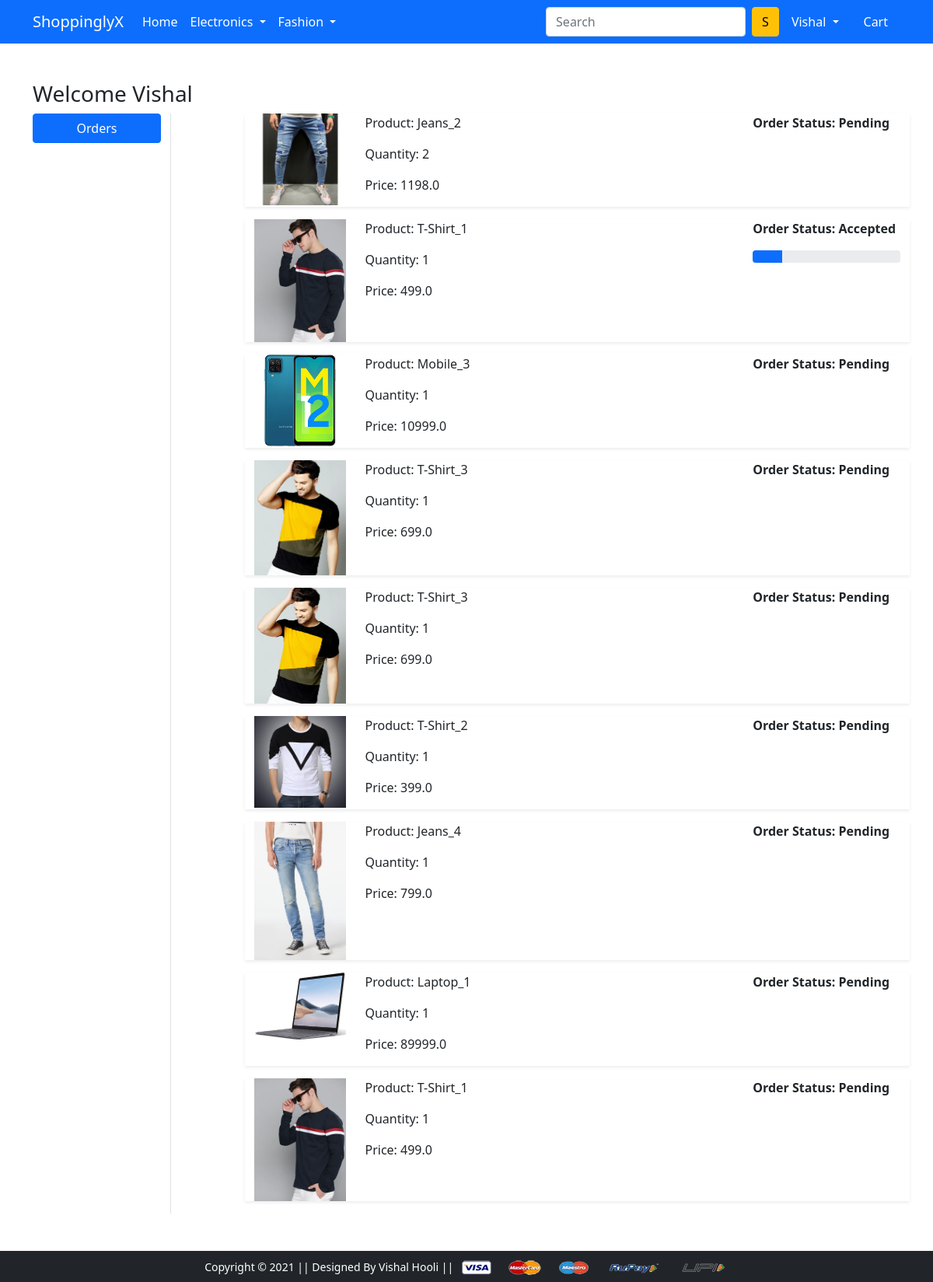
The app's page /orders/ (signed in) with its own data.
### app/models.py (models this page shows, shortened)
class OrderPlaced(models.Model):
    user = models.ForeignKey(User, on_delete=models.CASCADE)
    customer = models.ForeignKey(Customer, on_delete=models.CASCADE)
    product = models.ForeignKey(Product, on_delete=models.CASCADE)
    quantity = models.PositiveIntegerField(default=1)
    ordered_date = models.DateTimeField(auto_now_add=True)
    status = models.CharField(max_length=50, choices=STATUS_CHOICES, default='Pending')
    @property
    def total_cost(self):
        return self.quantity * self.product.discounted_price

class Product(models.Model):
    title = models.CharField(max_length=100)
    selling_price = models.FloatField()
    discounted_price = models.FloatField()
    description = models.TextField()
    brand = models.CharField(max_length=100)
    category = models.CharField(choices=CATEGORY_CHOICES, max_length=2)
    product_image = models.ImageField(upload_to='product_img')

### app/views.py (the view)
# urls.py: path('orders/', views.orders, name='orders'),
@login_required
def orders(request):
    op = OrderPlaced.objects.filter(user=request.user)
    return render(request, 'app/orders.html', {'order_placed':op})

### app/templates/app/orders.html (shortened to what this page needs)
{% extends 'app/base.html' %}
{% load static %}
{% block main-content %}
<div class="container my-5">
 <div class="row">
 <h3>Welcome <span class="text-capitalize">{{request.user}}</span></h3>
  <div class="col-sm-2 border-end">
   <ul class="list-unstyled">
    <li class="d-grid"><a href="{% url 'orders' %}" class="btn btn-primary">Orders</a></li>
   </ul>
  </div>
  <div class="col-sm-9 offset-sm-1">
  {% for op in order_placed %}
   <div class="row shadow-sm mb-3">
    <div class="col-sm-2"><img src="{{op.product.product_image.url}}" alt="" srcset="" class="img-fluid" height="150" width="150"></div>
    <div class="col-sm-7">
        <p>Product: {{op.product.title}}</p>
        <p>Quantity: {{op.quantity}}</p>
        <p>Price: {{op.total_cost}}</p>
    </div>
    <div class="col-sm-3 fw-bold">
        <p>Order Status: {{op.status}}</p>
        {% if op.status == 'Accepted' %}
        <div class="progress">
            <div class="progress-bar" role="progressbar" style="width: 20%" aria-valuenow="20" aria-valuemin="0" aria-valuemax="100"></div>
        </div>
        {% endif %}
    </div>
   </div>
   {% endfor %}
  </div>
 </div>
</div>
{% endblock main-content %}

### app/templates/app/base.html (shortened to what this page needs)
<!doctype html>
{% load static %}
<html lang="en">
  <head>
    <link href="https://cdn.jsdelivr.net/npm/bootstrap@5.0.0-beta1/dist/css/bootstrap.min.css" rel="stylesheet">
    <link rel="stylesheet" href="{% static 'app/css/owl.carousel.min.css' %}">
    <link rel="stylesheet" href="{% static 'app/css/all.min.css' %}">
    <link rel="stylesheet" href="{% static 'app/css/style.css' %}">
  </head>
  <body>
    <nav class="navbar navbar-expand-lg navbar-dark bg-primary">
     <div class="container">
       <a class="navbar-brand" href="/">ShoppinglyX</a>
       <div class="collapse navbar-collapse" id="navbarSupportedContent">
         <ul class="navbar-nav me-auto mb-2 mb-lg-0">
           <li class="nav-item">
             <a class="nav-link active" aria-current="page" href="/">Home</a>
           </li>
           <li class="nav-item dropdown">
             <a class="nav-link dropdown-toggle text-white" href="#" id="electronicsDropdown" role="button" data-bs-toggle="dropdown" aria-expanded="false">
               Electronics
             </a>
           </li>
           <li class="nav-item dropdown">
             <a class="nav-link dropdown-toggle text-white" href="#" id="fashionDropdown" role="button" data-bs-toggle="dropdown" aria-expanded="false">
               Fashion
             </a>
           </li>
         </ul>
         <form class="d-flex">
           <input class="form-control me-2" type="search" placeholder="Search" aria-label="Search">
           <button class="btn btn-warning" type="submit">S</button>
         </form>
         <div>
          <ul class="navbar-nav me-auto mb-2 mb-lg-0">
            {% if request.user.is_authenticated %}
           <li class="nav-item dropdown mx-2">
              <a class="nav-link dropdown-toggle text-white" href="#" id="profileDropdown" role="button" data-bs-toggle="dropdown" aria-expanded="false">
                <span class="text-capitalize">{{request.user}}</span>
              </a>
            </li>
            <li class="nav-item mx-2">
             <a href="{% url 'showcart' %}" class="nav-link text-white"> Cart </a>
            </li>
            {% endif %}
          </ul>
         </div>
       </div>
     </div>
    </nav>
    {% block main-content %} {% endblock main-content %}
    <footer class="container-fluid bg-dark text-center p-2 mt-5">
        <small class="text-white">Copyright &copy; 2021 || Designed By Vishal Hooli || </small>
        <img src="{% static 'app/images/payment.png' %}" alt="" srcset="" class="img-fluid" height="2px">
    </footer>
  </body>
</html>

### records on screen
OrderPlaced: product.product_image (picture), product "Jeans_2", quantity "2", total_cost "1198.0", status "Pending"
OrderPlaced: product.product_image (picture), product "T-Shirt_1", quantity "1", total_cost "499.0", status "Accepted"
OrderPlaced: product.product_image (picture), product "Mobile_3", quantity "1", total_cost "10999.0", status "Pending"
OrderPlaced: product.product_image (picture), product "T-Shirt_3", quantity "1", total_cost "699.0", status "Pending"
OrderPlaced: product.product_image (picture), product "T-Shirt_3", quantity "1", total_cost "699.0", status "Pending"
OrderPlaced: product.product_image (picture), product "T-Shirt_2", quantity "1", total_cost "399.0", status "Pending"
OrderPlaced: product.product_image (picture), product "Jeans_4", quantity "1", total_cost "799.0", status "Pending"
OrderPlaced: product.product_image (picture), product "Laptop_1", quantity "1", total_cost "89999.0", status "Pending"
OrderPlaced: product.product_image (picture), product "T-Shirt_1", quantity "1", total_cost "499.0", status "Pending"

### other values on screen
{{ request.user }} "Vishal"
